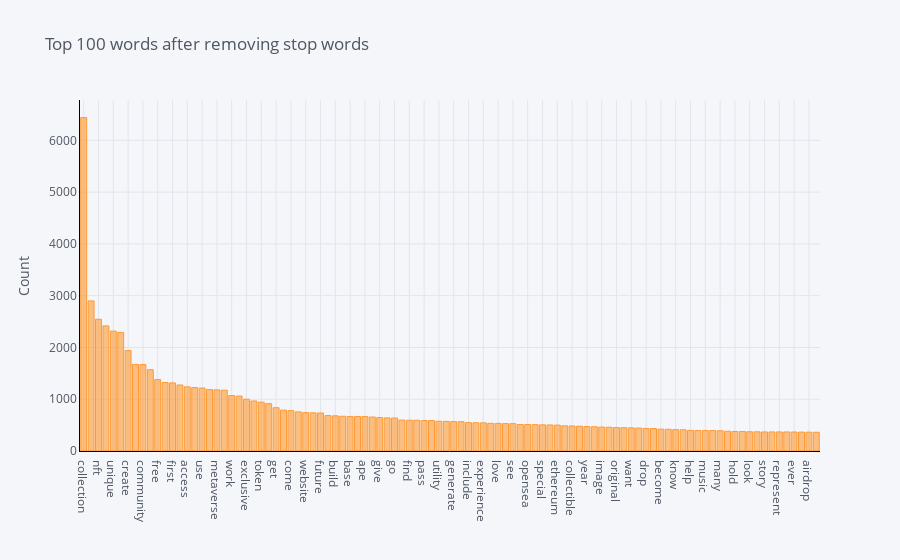

Write notebook code for a chart like this one.
### Code cell
plot_model()

### Figure 1 — Plotly figure (JSON) as saved in the notebook; plotly's stock layout.template omitted (floating-point values rounded to 4 significant figures)
{"data": [{"marker": {"color": "rgba(255, 153, 51, 0.6)", "line": {"color": "rgba(255, 153, 51, 1.0)", "width": 1}}, "name": "count", "orientation": "v", "text": "", "type": "bar", "x": ["collection", "https", "nft", "mint", "unique", "art", "create", "world", "community", "project", "free", "holder", "first", "make", "access", "artist", "use", "com", "metaverse", "live", "work", "game", "exclusive", "new", "token", "time", "get", "piece", "come", "also", "website", "digital", "future", "trait", "build", "web", "base", "take", "ape", "life", "give", "visit", "go", "space", "find", "join", "pass", "character", "utility", "different", "generate", "bring", "include", "feature", "experience", "inspire", "love", "benefit", "see", "member", "opensea", "official", "special", "people", "ethereum", "way", "collectible", "event", "year", "design", "image", "real", "original", "reward", "want", "part", "drop", "together", "become", "artwork", "know", "good", "help", "owner", "music", "sell", "many", "item", "hold", "start", "look", "provide", "story", "contract", "represent", "release", "ever", "club", "airdrop", "power"], "y": [6440, 2899, 2544, 2417, 2316, 2291, 1939, 1673, 1670, 1570, 1379, 1322, 1315, 1275, 1239, 1224, 1216, 1186, 1181, 1174, 1071, 1061, 1000, 966, 943, 914, 836, 790, 780, 755, 742, 737, 734, 684, 679, 671, 667, 667, 665, 656, 646, 639, 637, 597, 595, 594, 589, 588, 574, 572, 567, 566, 548, 546, 543, 535, 534, 529, 528, 512, 511, 509, 505, 503, 500, 486, 483, 479, 472, 469, 462, 459, 453, 450, 447, 443, 436, 435, 422, 419, 413, 410, 399, 397, 396, 395, 391, 382, 377, 377, 372, 370, 368, 368, 368, 368, 367, 365, 363, 362]}], "layout": {"legend": {"bgcolor": "#F5F6F9", "font": {"color": "#4D5663"}}, "paper_bgcolor": "#F5F6F9", "plot_bgcolor": "#F5F6F9", "title": {"font": {"color": "#4D5663"}, "text": "Top 100 words after removing stop words"}, "xaxis": {"gridcolor": "#E1E5ED", "linecolor": "black", "showgrid": true, "tickfont": {"color": "#4D5663"}, "title": {"font": {"color": "#4D5663"}, "text": ""}, "zerolinecolor": "#E1E5ED"}, "yaxis": {"gridcolor": "#E1E5ED", "linecolor": "black", "showgrid": true, "tickfont": {"color": "#4D5663"}, "title": {"font": {"color": "#4D5663"}, "text": "Count"}, "zerolinecolor": "#E1E5ED"}}}
